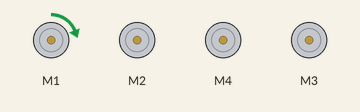
This sketch was run on a simulated Arduino Uno, built with avr-gcc and run on an emulated ATmega328P. Parts: 4 × DC motor (green arrow = forward, orange = backward, longer = faster).

Above: at 0.1 s.
Timing chart, 0 to 16.5 s (numbered marks = the images above):
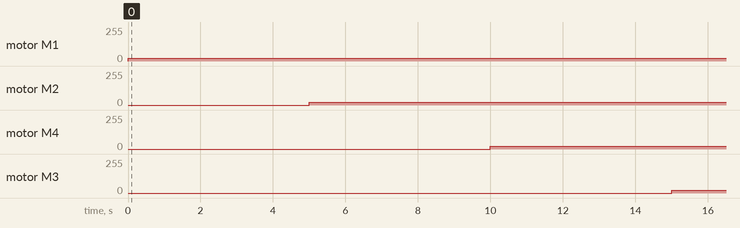

The sketch:

testing_motors.ino
```cpp
// file to help test the motors

#include <AFMotor.h> // Library for Adafruit motor shield

// initialize motors

// Motors
// initialize motors
AF_DCMotor motorBR(1, MOTOR12_1KHZ); // To Do: determine what PWM frequencies to use for motors
AF_DCMotor motorFR(2, MOTOR12_1KHZ); // To Do: determine what PWM frequencies to use for motors
AF_DCMotor motorFL(3, MOTOR34_1KHZ); // To Do: determine what PWM frequencies to use for motors
AF_DCMotor motorBL(4, MOTOR34_1KHZ); // To Do: determine what PWM frequencies to use for motors


int MOTOR_SPEED_SLOW = 20; // slow motor speed for testing
int MOTOR_SPEED_TURNING = 50;
int MOTOR_SPEED_FORWARD = 120; // test value

// Helper functions

void stopMotors() {
  motorBR.run(RELEASE);
  motorFR.run(RELEASE);
  motorBL.run(RELEASE);
  motorFL.run(RELEASE);
}

void turnRight() {
  // set motor speed
  motorBR.setSpeed(MOTOR_SPEED_TURNING);
  motorFR.setSpeed(MOTOR_SPEED_TURNING);
  motorBL.setSpeed(MOTOR_SPEED_TURNING);
  motorFL.setSpeed(MOTOR_SPEED_TURNING);

  // turning right
  motorBR.run(BACKWARD);
  motorFR.run(BACKWARD);
  motorBL.run(FORWARD);
  motorFL.run(FORWARD);
}

void turnLeft() {
  // set motor speed
  motorBR.setSpeed(MOTOR_SPEED_TURNING);
  motorFR.setSpeed(MOTOR_SPEED_TURNING);
  motorBL.setSpeed(MOTOR_SPEED_TURNING);
  motorFL.setSpeed(MOTOR_SPEED_TURNING);

  // turning left
  motorBR.run(FORWARD);
  motorFR.run(FORWARD);
  motorBL.run(BACKWARD);
  motorFL.run(BACKWARD);
}

void moveForward() {
// set motor speed
  motorBR.setSpeed(MOTOR_SPEED_FORWARD);
  motorFR.setSpeed(MOTOR_SPEED_FORWARD);
  motorBL.setSpeed(MOTOR_SPEED_FORWARD);
  motorFL.setSpeed(MOTOR_SPEED_FORWARD);

  // moving forward
  motorBR.run(FORWARD);
  motorFR.run(FORWARD);
  motorBL.run(FORWARD);
  motorFL.run(FORWARD);

//  for (int speedSet = 0; speedSet < MOTOR_SPEED_FORWARD; speedSet +=2) // slowly bring the speed up
//                                                          // to reduce stress on motors and battery
//  {
//   motorBR.setSpeed(speedSet);
//   motorFR.setSpeed(speedSet);
//   motorBL.setSpeed(speedSet);
//   motorFL.setSpeed(speedSet);
//   delay(5);
//  }
}


void setup() {
  // put your setup code here, to run once:
  Serial.begin(115200); // opens serial port and sets data rate to 115200 bps

  // setup IMU
//  if (imu.begin_I2C()) {
//    Serial.println("IMU Found!");
//  }
//  else {
//     // IMU not found, infinitely looping to indicate that something is wrong
//    while(1){
//      Serial.println("IMU not found.");
//      }
//  }
//
//  imu.setAccelRange(ICM20948_ACCEL_RANGE_8_G); // 8 G force
//  imu.setGyroRange(ICM20948_GYRO_RANGE_1000_DPS); // 1000 degrees/s
//
}

void loop() {
  // put your main code here, to run repeatedly:

  // testing turn each motors slowly for 5 s

  motorBR.setSpeed(MOTOR_SPEED_SLOW);
  motorFR.setSpeed(MOTOR_SPEED_SLOW);
  motorBL.setSpeed(MOTOR_SPEED_SLOW);
  motorFL.setSpeed(MOTOR_SPEED_SLOW);

  motorBR.run(FORWARD);
  delay(5000);
  motorFR.run(FORWARD);
  delay(5000);
  motorBL.run(FORWARD);
  delay(5000);
  motorFL.run(FORWARD);
  delay(5000);
}
```

Measured:
- by itself, motor M1: stopped → forward 20/255 at 0.00 s
- by itself, motor M2: stopped → forward 20/255 at 5.0 s
- by itself, motor M4: stopped → forward 20/255 at 10.0 s
- by itself, motor M3: stopped → forward 20/255 at 15.0 s
